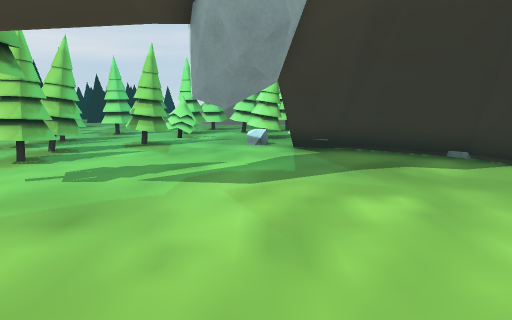
view 1 (above)

20 first-person views from a walk through a 3-D level made in the Unity game engine. The camera is 1.4 m above the floor, tilts 10° down and sees 75° across. The floor is counted in squares, 1 m on a side. Each view is taken from the middle of a square. On the plan, view 1 faces up. The plan holds only what a view shows up to about 15 squares ahead; the rest is blank. The place goes on beyond the plan. The player is left out. Some animated figures are left out.

view 2
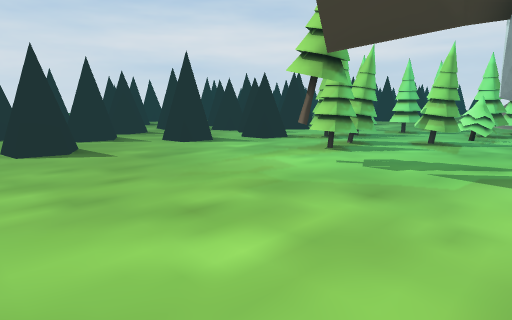

view 3
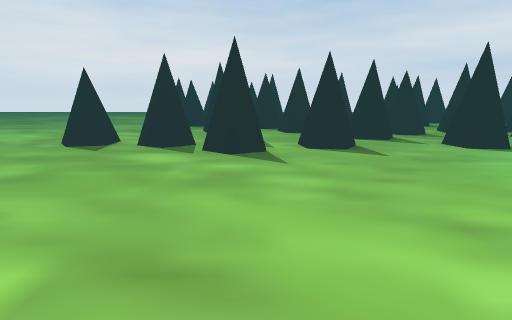

view 4
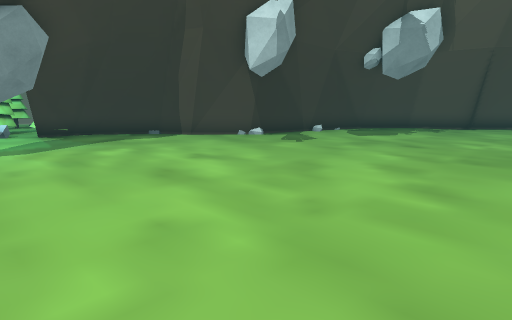

view 5
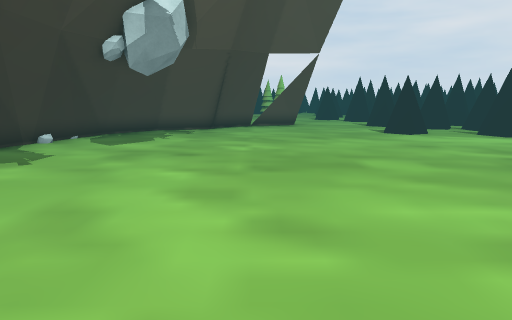

view 6
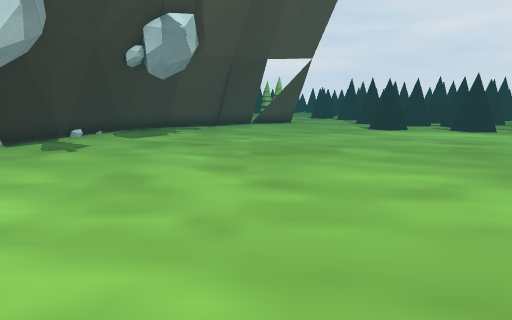

view 7
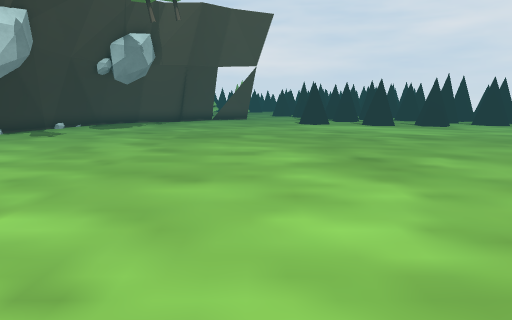

view 8
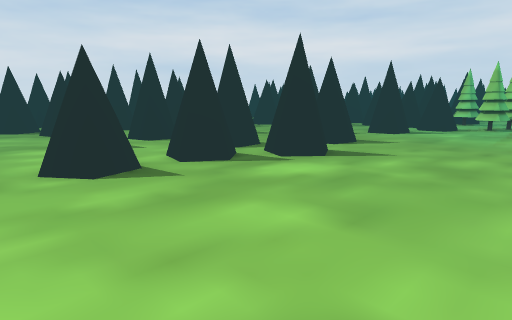

view 9
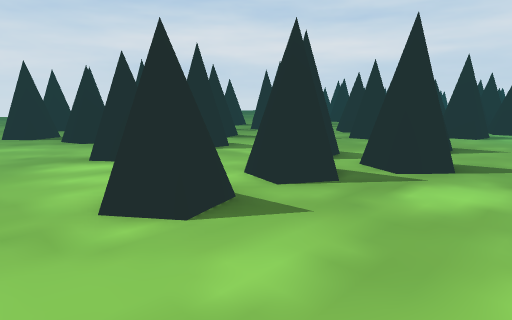

view 10
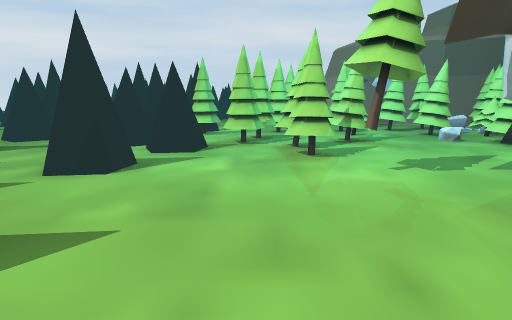

view 11
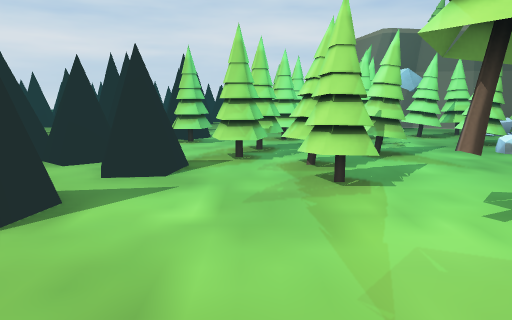

view 12
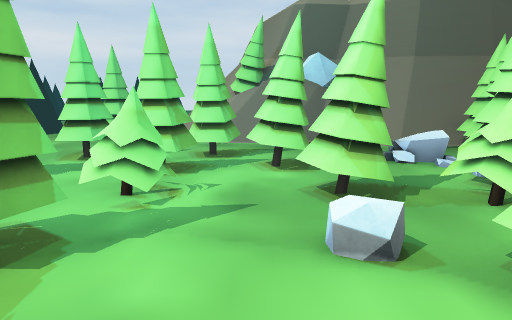

view 13
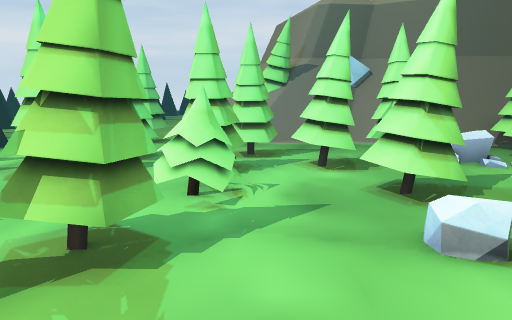

view 14
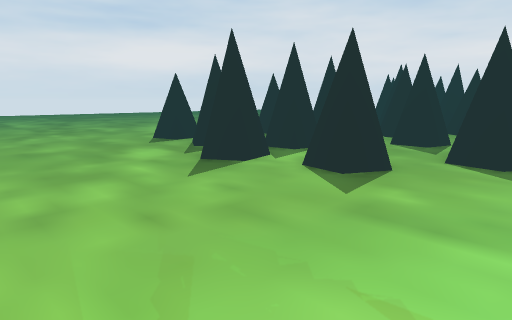

view 15
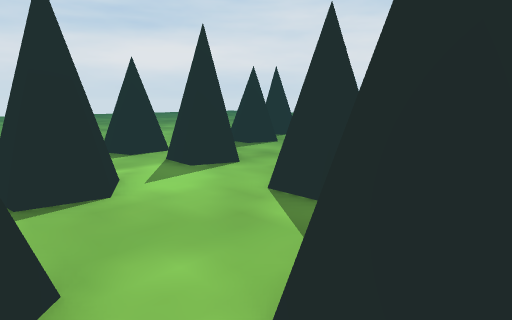

view 16
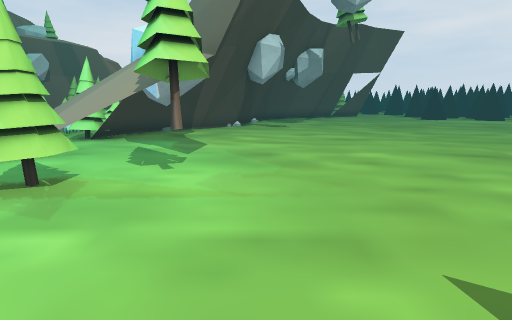

view 17
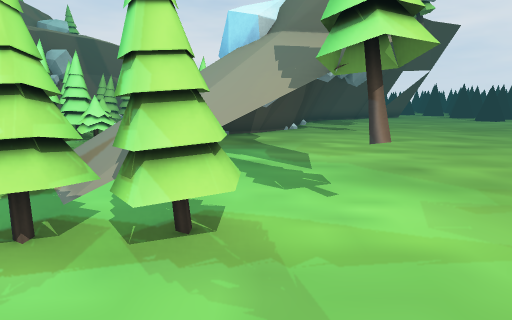

view 18
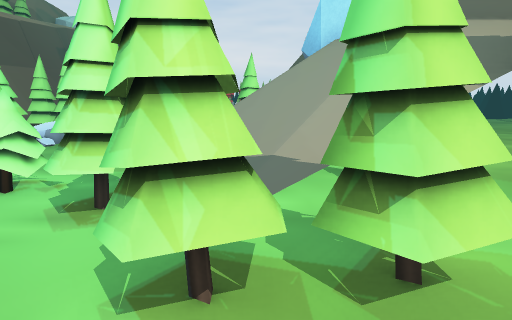

view 19
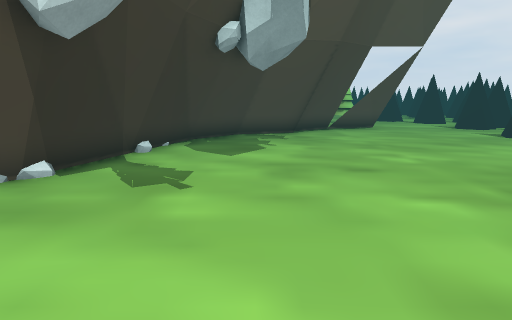

view 20
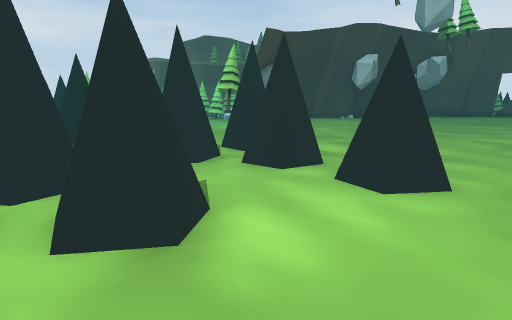

### Floor plan
Key: @ floor where view 1 was taken; # wall or solid block; x gap in a wall; . main floor; : floor 0.25 m higher than the main floor; + floor 0.5 m higher than the main floor; * floor 0.75 m higher than the main floor; % floor 1 m higher than the main floor; & floor 1.25 m higher than the main floor; / step, stairs or slope; = window, fence, low wall or low ledge; T pine tree; R rock; O other object.
Columns run from 17 left of view 1 to 15 right of it. Each row starts with its distance up from view 1.
 23        #
 22       ##     /    RR
 21            ../ TT#R#
 20          ..TT  /###/
 19        = ..TT /// =//####
 18        #  ... ....../=TT
 17          ...T TT..TT..TT
 16          . TT..TTTTT=TTT
 15     #####. TTTTTTT.. TT
 14     .# TT..TT.T..T..TTT
 13      ##TT.T...TT.TTTTT
 12   #  .x ..TT.TT..T.TT.
 11  ##   x .TT..TT:.+TT.
 10  ..=### =TTTTT+*%*TTOOT
  9    . .=##..TT=%&  ####T
  8   #........TT= ..  .####
  7   .........TT#..R#....##
  6   ##..##.....#.........##
  5   ##........T...........###=
  4   .##.....................####=
  3    .#.......................####=
  2 ......##.......................##
  1 .#....##........................#
  0 x#...............@..............#
 -1 ....##.##........................
 -2 .#..##.##........................
 -3 x#...............................
 -4  .....#..........................
 -5 .##...=..........................
 -6 .##..##..........................
 -7 .....##..........................
 -8 .................................
 -9 . .......... ..................=#

Positions as (right, up) in squares from view 1, and headings:
1: (0, 0), facing up
2: (0, -1), facing up-left
3: (0, -1), facing left
4: (-2, -5), facing up-right
5: (0, -3), facing right
6: (-2, -3), facing right
7: (-6, -6), facing right
8: (-4, -9), facing up-left
9: (-7, -9), facing up-left
10: (-7, -1), facing up
11: (-7, 2), facing up
12: (-1, 8), facing up
13: (-2, 8), facing up
14: (-4, 5), facing down-left
15: (-11, 4), facing down-left
16: (-11, 4), facing right
17: (-9, 7), facing right
18: (-8, 9), facing right
19: (2, 1), facing right
20: (-17, -9), facing up-right
